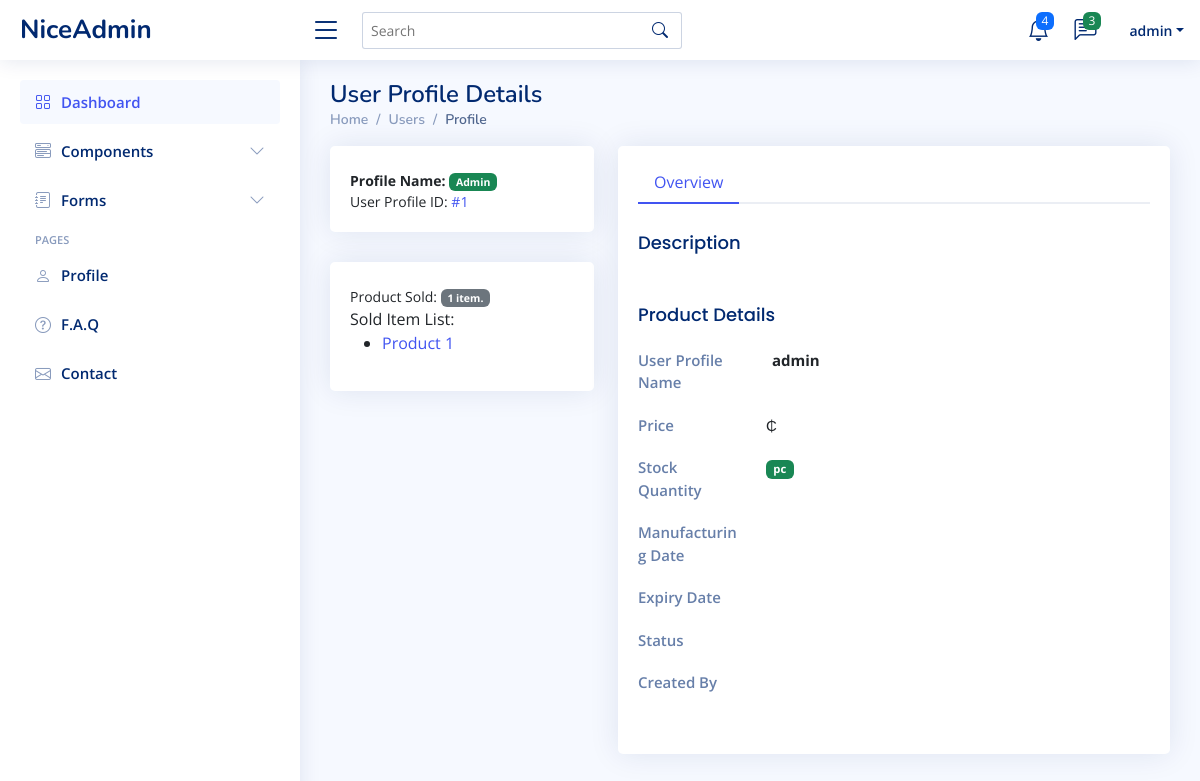
Page /auth/user-profile/1 (signed in) on the earlier database version.
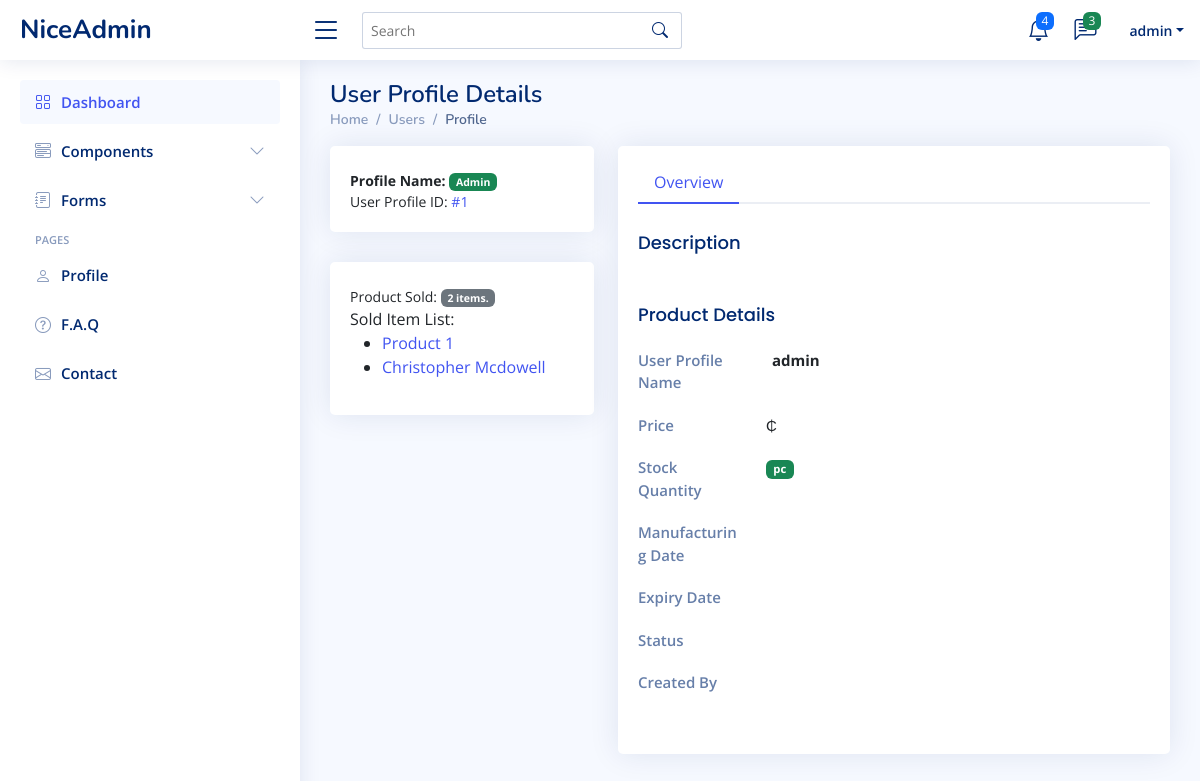
Same page on the later database version.
### store/models.py (models this page shows, shortened)
class Sale(models.Model):
    customer_name = models.CharField(max_length=2000, null=True)
    product = models.ForeignKey(Product, on_delete=models.SET_NULL, null=True)
    quantity = models.PositiveIntegerField(null=True)
    phone = models.CharField(max_length=20, null=True)
    address = models.TextField(null=True)
    issued_by = models.ForeignKey(User, on_delete=models.CASCADE, null=True)
    date_issued = models.DateTimeField(auto_now_add=True)

class Product(models.Model):
    name = models.CharField(max_length=100, null=True)
    description = models.TextField(null=True)
    category = models.ManyToManyField('Category', related_name='category')
    price = models.DecimalField(decimal_places=2, max_digits=90000,null=True)
    quantity = models.IntegerField(null=True)
    manufacturing_date = models.DateTimeField(null=True)
    expiry_date = models.DateTimeField(null=True)
    status = models.CharField(max_length=200)
    created_by = models.ForeignKey(User, on_delete=models.CASCADE, null=True)

### users/views.py (the view)
# urls.py: path('user-profile/<pk>', views.UserProfileDetail.as_view(), name='user_profile'),
class UserProfileDetail(DetailView):
    model = User
    template_name = 'auth/user_profile.html'
    context_object_name = 'user'
    def get_context_data(self, **kwargs):
        context = super().get_context_data(**kwargs)
        context['page'] = 'user_profile'
        context['product'] = Product.objects.all()
        context['sold_by'] = Sale.objects.filter(issued_by=self.request.user)
        return context

### templates/auth/user_profile.html (shortened to what the changed rows need)
{% extends "base/base.html" %}
{% block content %}
<main id="main" class="main">
    <div class="pagetitle">
      <h1>User Profile Details</h1>
    </div>
    <section class="section profile">
      <div class="row">
        <div class="col-xl-4">
            <div class="card">
              <div class="card-body profile-card pt-4 d-flex flex-column align-items-center">
                <small class="me-auto">
                  Product Sold:
                  <span class="badge bg-secondary">{{ sold_by.count }} item{{ sold_by.count|pluralize }}.</span>
              </small>
              <text class="me-auto">
                  <ul>
                      {% for item in sold_by %}
                      <li>
                        <a href="{% url "product_detail" item.id %}">{{item.product.name}}</a>
                      </li>
                      {% endfor %}
                  </ul>
              </text>
              </div>
          </div>
        </div>
    </section>
</main>
{% endblock  %}

Differences in the rows shown:
added Sale: product.name "Christopher Mcdowell"
Other differences:
{{ sold_by.count }}: "1" → "2"
